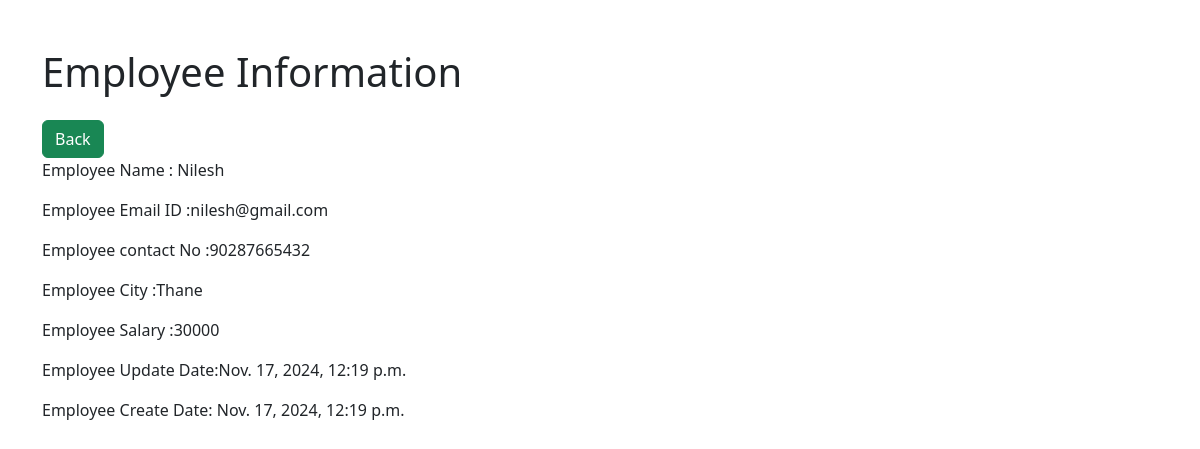
/detail/3, run on the app's committed database.
### crudapp/models.py (models this page shows, shortened)
class Employee(models.Model):
    empname=models.CharField(max_length=100)
    empemail=models.EmailField()
    empcontact=models.BigIntegerField()
    empcity=models.CharField(max_length=100)
    empsal=models.IntegerField()
    upadated_at=models.DateTimeField(auto_now=True)
    Created_at=models.DateTimeField(auto_now_add=True)

### crudapp/views.py (the view)
# urls.py: path('detail/<int:pk>',views.ModelDetailView.as_view(), name="details"),
class ModelDetailView(DetailView):
    model = Employee
    template_name = "details.html"

### crudapp/templates/details.html (shortened to what this page needs)
<!DOCTYPE html>
<html lang="en">
<head>
    <link href="https://cdn.jsdelivr.net/npm/bootstrap@5.3.0-alpha1/dist/css/bootstrap.min.css" rel="stylesheet">
</head>
<body>
    <div class="container mt-5">
        <h1 class="mb-4">Employee Information</h1>
        <a class="btn btn-success" href="{% url "showdata" %}">Back</a>
        <p> Employee Name       : {{object.empname}}</p>
       <p> Employee Email ID   :{{object.empemail}}</p>
       <p> Employee contact No :{{object.empcontact}}</p>
       <p>Employee City       :{{object.empcity}}</p>
       <p>Employee Salary     :{{object.empsal}}</p>
       <p> Employee Update Date:{{object.upadated_at}}</p>
       <p>Employee Create Date: {{object.Created_at}}</p>
    </div>
</body>
</html>

### data on the page
Employee: empname "Nilesh", empemail "nilesh@gmail.com", empcontact "90287665432", empcity "Thane", empsal "30000", upadated_at "Nov. 17, 2024, 12:19 p.m.", Created_at "Nov. 17, 2024, 12:19 p.m."
